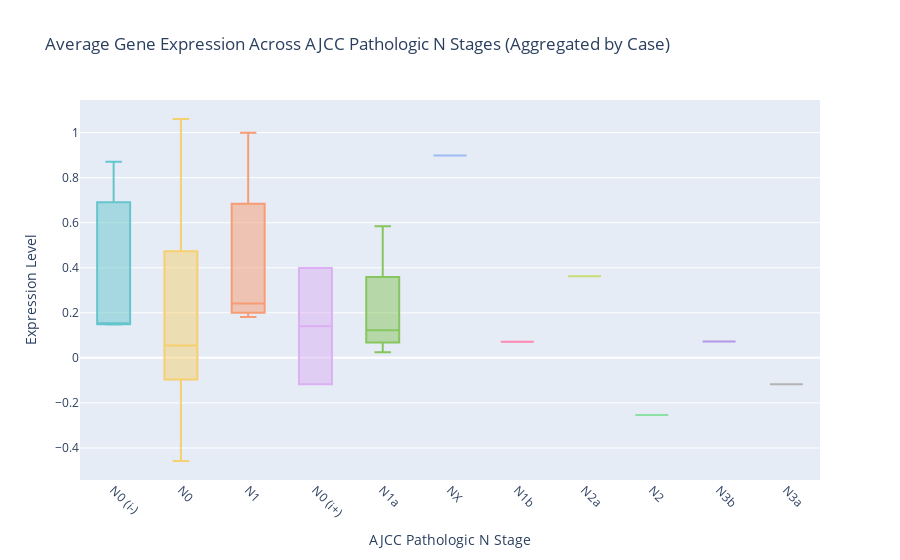

Source (notebook cell):
### Code cell
# Filter out "Unknown" and NaN values for AJCC Pathologic N stages
filtered_data_state_n = aggregated_data[
    (aggregated_data['ajcc_pathologic_n'] != "Unknown") & (aggregated_data['ajcc_pathologic_n']!= "nan")
]

# Create a box plot using Plotly
fig = px.box(
    filtered_data_state_n,
    x='ajcc_pathologic_n',
    y='Expression',
    color='ajcc_pathologic_n',  # Optional: Assign a unique color to each category
    title="Average Gene Expression Across AJCC Pathologic N Stages (Aggregated by Case)",
    labels={
        'ajcc_pathologic_n': 'AJCC Pathologic N Stage',
        'Expression': 'Expression Level'
    },
    color_discrete_sequence=px.colors.qualitative.Pastel 
)

# Update layout
fig.update_layout(
    xaxis_title="AJCC Pathologic N Stage",
    yaxis_title="Expression Level",
    xaxis_tickangle=45,
    showlegend=False  
)

# Display the plot
fig.show()

### Figure 1 — Plotly figure (JSON) as saved in the notebook; plotly's stock layout.template omitted (floating-point values rounded to 4 significant figures)
{"data": [{"alignmentgroup": "True", "hovertemplate": "AJCC Pathologic N Stage=%{x}<br>Expression Level=%{y}<extra></extra>", "legendgroup": "N0 (i-)", "marker": {"color": "rgb(102, 197, 204)"}, "name": "N0 (i-)", "notched": false, "offsetgroup": "N0 (i-)", "orientation": "v", "showlegend": true, "type": "box", "x": ["N0 (i-)", "N0 (i-)", "N0 (i-)"], "x0": " ", "xaxis": "x", "y": [0.8706, 0.1483, 0.1532], "y0": " ", "yaxis": "y"}, {"alignmentgroup": "True", "hovertemplate": "AJCC Pathologic N Stage=%{x}<br>Expression Level=%{y}<extra></extra>", "legendgroup": "N0", "marker": {"color": "rgb(246, 207, 113)"}, "name": "N0", "notched": false, "offsetgroup": "N0", "orientation": "v", "showlegend": true, "type": "box", "x": ["N0", "N0", "N0", "N0", "N0", "N0", "N0", "N0", "N0", "N0", "N0", "N0", "N0", "N0", "N0", "N0", "N0", "N0", "N0", "N0", "N0", "N0", "N0", "N0", "N0"], "x0": " ", "xaxis": "x", "y": [-0.04958, -0.03456, -0.4578, -0.03797, -0.3032, -0.2155, 0.8467, 0.8473, -0.2007, -0.0954, 1.06, -0.2368, 0.1552, 0.3874, -0.09004, 0.1618, 0.01552, 0.08754, 0.5061, -0.09878, 0.7111, 0.3293, 0.0551, 0.5524, 0.4616], "y0": " ", "yaxis": "y"}, {"alignmentgroup": "True", "hovertemplate": "AJCC Pathologic N Stage=%{x}<br>Expression Level=%{y}<extra></extra>", "legendgroup": "N1", "marker": {"color": "rgb(248, 156, 116)"}, "name": "N1", "notched": false, "offsetgroup": "N1", "orientation": "v", "showlegend": true, "type": "box", "x": ["N1", "N1", "N1", "N1", "N1"], "x0": " ", "xaxis": "x", "y": [0.2413, 0.5793, 0.2064, 0.1814, 0.9992], "y0": " ", "yaxis": "y"}, {"alignmentgroup": "True", "hovertemplate": "AJCC Pathologic N Stage=%{x}<br>Expression Level=%{y}<extra></extra>", "legendgroup": "N0 (i+)", "marker": {"color": "rgb(220, 176, 242)"}, "name": "N0 (i+)", "notched": false, "offsetgroup": "N0 (i+)", "orientation": "v", "showlegend": true, "type": "box", "x": ["N0 (i+)", "N0 (i+)"], "x0": " ", "xaxis": "x", "y": [0.3988, -0.1175], "y0": " ", "yaxis": "y"}, {"alignmentgroup": "True", "hovertemplate": "AJCC Pathologic N Stage=%{x}<br>Expression Level=%{y}<extra></extra>", "legendgroup": "N1a", "marker": {"color": "rgb(135, 197, 95)"}, "name": "N1a", "notched": false, "offsetgroup": "N1a", "orientation": "v", "showlegend": true, "type": "box", "x": ["N1a", "N1a", "N1a", "N1a"], "x0": " ", "xaxis": "x", "y": [0.1114, 0.1343, 0.5844, 0.02519], "y0": " ", "yaxis": "y"}, {"alignmentgroup": "True", "hovertemplate": "AJCC Pathologic N Stage=%{x}<br>Expression Level=%{y}<extra></extra>", "legendgroup": "NX", "marker": {"color": "rgb(158, 185, 243)"}, "name": "NX", "notched": false, "offsetgroup": "NX", "orientation": "v", "showlegend": true, "type": "box", "x": ["NX"], "x0": " ", "xaxis": "x", "y": [0.8981], "y0": " ", "yaxis": "y"}, {"alignmentgroup": "True", "hovertemplate": "AJCC Pathologic N Stage=%{x}<br>Expression Level=%{y}<extra></extra>", "legendgroup": "N1b", "marker": {"color": "rgb(254, 136, 177)"}, "name": "N1b", "notched": false, "offsetgroup": "N1b", "orientation": "v", "showlegend": true, "type": "box", "x": ["N1b"], "x0": " ", "xaxis": "x", "y": [0.07181], "y0": " ", "yaxis": "y"}, {"alignmentgroup": "True", "hovertemplate": "AJCC Pathologic N Stage=%{x}<br>Expression Level=%{y}<extra></extra>", "legendgroup": "N2a", "marker": {"color": "rgb(201, 219, 116)"}, "name": "N2a", "notched": false, "offsetgroup": "N2a", "orientation": "v", "showlegend": true, "type": "box", "x": ["N2a"], "x0": " ", "xaxis": "x", "y": [0.3617], "y0": " ", "yaxis": "y"}, {"alignmentgroup": "True", "hovertemplate": "AJCC Pathologic N Stage=%{x}<br>Expression Level=%{y}<extra></extra>", "legendgroup": "N2", "marker": {"color": "rgb(139, 224, 164)"}, "name": "N2", "notched": false, "offsetgroup": "N2", "orientation": "v", "showlegend": true, "type": "box", "x": ["N2"], "x0": " ", "xaxis": "x", "y": [-0.2536], "y0": " ", "yaxis": "y"}, {"alignmentgroup": "True", "hovertemplate": "AJCC Pathologic N Stage=%{x}<br>Expression Level=%{y}<extra></extra>", "legendgroup": "N3b", "marker": {"color": "rgb(180, 151, 231)"}, "name": "N3b", "notched": false, "offsetgroup": "N3b", "orientation": "v", "showlegend": true, "type": "box", "x": ["N3b"], "x0": " ", "xaxis": "x", "y": [0.07315], "y0": " ", "yaxis": "y"}, {"alignmentgroup": "True", "hovertemplate": "AJCC Pathologic N Stage=%{x}<br>Expression Level=%{y}<extra></extra>", "legendgroup": "N3a", "marker": {"color": "rgb(179, 179, 179)"}, "name": "N3a", "notched": false, "offsetgroup": "N3a", "orientation": "v", "showlegend": true, "type": "box", "x": ["N3a"], "x0": " ", "xaxis": "x", "y": [-0.117], "y0": " ", "yaxis": "y"}], "layout": {"autosize": true, "boxmode": "overlay", "legend": {"title": {"text": "AJCC Pathologic N Stage"}, "tracegroupgap": 0}, "showlegend": false, "title": {"text": "Average Gene Expression Across AJCC Pathologic N Stages (Aggregated by Case)"}, "xaxis": {"anchor": "y", "autorange": true, "categoryarray": ["N0 (i-)", "N0", "N1", "N0 (i+)", "N1a", "NX", "N1b", "N2a", "N2", "N3b", "N3a"], "categoryorder": "array", "domain": [0, 1], "range": [-0.5, 10.5], "tickangle": 45, "title": {"text": "AJCC Pathologic N Stage"}, "type": "category"}, "yaxis": {"anchor": "x", "autorange": true, "domain": [0, 1], "range": [-0.5422, 1.145], "title": {"text": "Expression Level"}, "type": "linear"}}}
